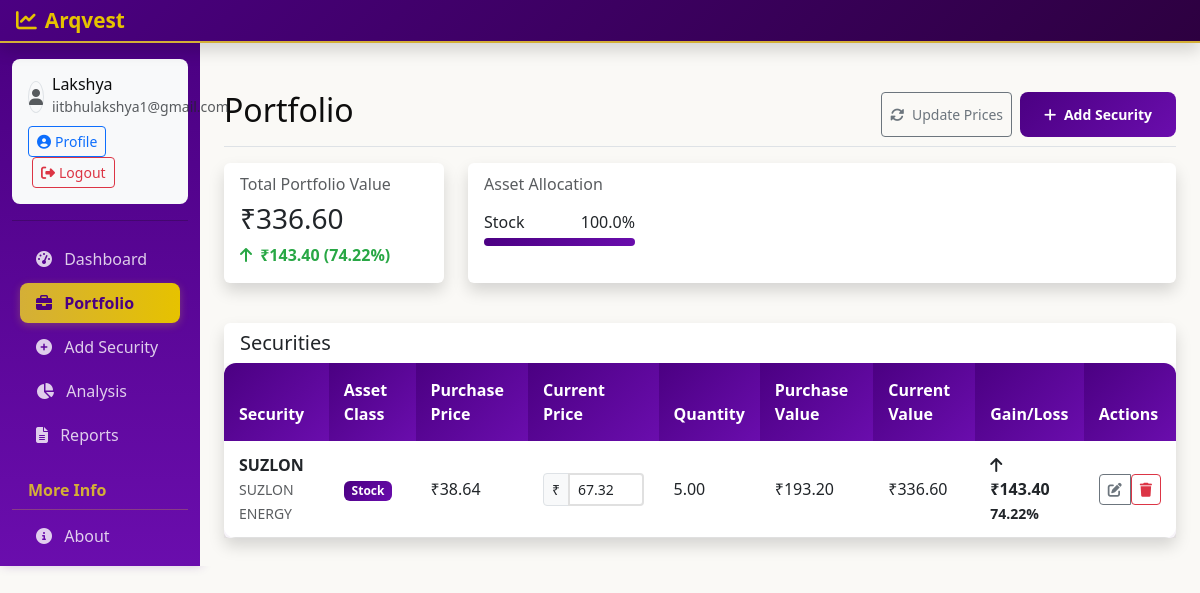
Page /portfolio (signed in) on the committed database.
### models.py (models this page shows, shortened)
class User(UserMixin, db.Model):
    id = db.Column(db.Integer, primary_key=True)
    name = db.Column(db.String(100), nullable=False)
    email = db.Column(db.String(120), unique=True, nullable=False)
    phone = db.Column(db.String(20), nullable=False)
    password_hash = db.Column(db.String(255), nullable=False)
    created_at = db.Column(db.DateTime, default=datetime.utcnow)
    updated_at = db.Column(db.DateTime, default=datetime.utcnow, onupdate=datetime.utcnow)
    securities = db.relationship('Security', backref='user', lazy=True, cascade='all, delete-orphan')
    portfolio_snapshots = db.relationship('PortfolioSnapshot', backref='user', lazy=True, cascade='all, delete-orphan')

class Security(db.Model):
    id = db.Column(db.Integer, primary_key=True)
    user_id = db.Column(db.Integer, db.ForeignKey('user.id'), nullable=False)
    ticker = db.Column(db.String(10), nullable=False)
    name = db.Column(db.String(100), nullable=False)
    asset_class = db.Column(db.String(50), nullable=False)
    purchase_price = db.Column(db.Float, nullable=False)
    current_price = db.Column(db.Float, nullable=False)
    quantity = db.Column(db.Float, nullable=False)
    purchase_date = db.Column(db.Date, nullable=False)
    sector = db.Column(db.String(50))
    country = db.Column(db.String(50))
    currency = db.Column(db.String(3), default="INR")
    notes = db.Column(db.Text)
    created_at = db.Column(db.DateTime, default=datetime.utcnow)
    updated_at = db.Column(db.DateTime, default=datetime.utcnow, onupdate=datetime.utcnow)
    @property
    def purchase_value(self):
        return self.purchase_price * self.quantity
    @property
    def current_value(self):
        return self.current_price * self.quantity
    @property
    def gain_loss(self):
        return self.current_value - self.purchase_value
    @property
    def gain_loss_percentage(self):
        if self.purchase_value == 0:
            return 0
        return (self.gain_loss / self.purchase_value) * 100

### routes.py (the view)
@app.route('/portfolio')
@login_required
def portfolio():
    securities = Security.query.filter_by(user_id=current_user.id).all()
    total_purchase_value = sum(sec.purchase_value for sec in securities)
    total_current_value = sum(sec.current_value for sec in securities)
    total_gain_loss = total_current_value - total_purchase_value
    total_gain_loss_percentage = (total_gain_loss / total_purchase_value * 100) if total_purchase_value > 0 else 0
    asset_allocation = {}
    if total_current_value > 0:
        for security in securities:
            asset_class = security.asset_class
            if asset_class in asset_allocation:
                asset_allocation[asset_class] += security.current_value
            else:
                asset_allocation[asset_class] = security.current_value
        for asset_class in asset_allocation:
            asset_allocation[asset_class] = (asset_allocation[asset_class] / total_current_value) * 100
    summary = {
        'total_securities': len(securities),
        'total_purchase_value': total_purchase_value,
        'total_current_value': total_current_value,
        'total_value': total_current_value,  # Alias for template compatibility
        'total_gain_loss': total_gain_loss,
        'total_gain_loss_percentage': total_gain_loss_percentage,
        'total_gain_loss_pct': total_gain_loss_percentage,  # Alias for template compatibility
        'asset_allocation': asset_allocation
    }
    return render_template('portfolio.html', securities=securities, summary=summary)

### templates/portfolio.html (shortened to what this page needs)
{% extends "layout.html" %}
{% block content %}
<div class="d-flex justify-content-between flex-wrap flex-md-nowrap align-items-center pt-3 pb-2 mb-3 border-bottom">
    <h1 class="h2">Portfolio</h1>
    <div class="btn-toolbar mb-2 mb-md-0">
        <div class="btn-group me-2">
            <button type="button" id="updatePricesBtn" class="btn btn-sm btn-outline-secondary">
                <i class="fas fa-sync-alt me-1"></i> Update Prices
            </button>
        </div>
        <a href="{{ url_for('add_security') }}" class="btn btn-sm btn-primary">
            <i class="fas fa-plus me-1"></i> Add Security
        </a>
    </div>
</div>
<div class="row mb-4">
    <div class="col-md-3 mb-3">
        <div class="card border-0 shadow h-100">
            <div class="card-body">
                <h6 class="card-subtitle mb-2 text-muted">Total Portfolio Value</h6>
                <h3 class="card-title">₹{{ "%.2f"|format(summary.total_value) }}</h3>
                <p class="card-text">
                    <span class="{% if summary.total_gain_loss >= 0 %}positive{% else %}negative{% endif %}">
                        <i class="fas {% if summary.total_gain_loss >= 0 %}fa-arrow-up{% else %}fa-arrow-down{% endif %} me-1"></i>
                        ₹{{ "%.2f"|format(summary.total_gain_loss) }}
                        ({{ "%.2f"|format(summary.total_gain_loss_pct) }}%)
                    </span>
                </p>
            </div>
        </div>
    </div>
    <div class="col-md-9 mb-3">
        <div class="card border-0 shadow h-100">
            <div class="card-body">
                <h6 class="card-subtitle mb-3 text-muted">Asset Allocation</h6>
                <div class="row">
                    {% for asset_class, percentage in summary.asset_allocation.items() %}
                        <div class="col-lg-3 col-md-4 col-6 mb-3">
                            <div class="d-flex justify-content-between mb-1">
                                <span>{{ asset_class }}</span>
                                <span>{{ "%.1f"|format(percentage) }}%</span>
                            </div>
                            <div class="progress" style="height: 8px;">
                                <div class="progress-bar asset-{{ asset_class|replace(' ', '-') }}" role="progressbar"
                                     style="width: {{ percentage }}%"
                                     aria-valuenow="{{ percentage }}" aria-valuemin="0" aria-valuemax="100"></div>
                            </div>
                        </div>
                    {% else %}
                        <div class="col-12">
                            <p class="text-muted">No assets in portfolio yet.</p>
                        </div>
                    {% endfor %}
                </div>
            </div>
        </div>
    </div>
</div>
<div class="card border-0 shadow mb-4">
    <div class="card-header bg-transparent border-0">
        <h5 class="mb-0">Securities</h5>
    </div>
    <div class="card-body p-0">
        <div class="table-responsive">
            <table class="table table-hover mb-0">
                <thead class="table-dark">
                    <tr>
                        <th>Security</th>
                        <th>Asset Class</th>
                        <th>Purchase Price</th>
                        <th>Current Price</th>
                        <th>Quantity</th>
                        <th>Purchase Value</th>
                        <th>Current Value</th>
                        <th>Gain/Loss</th>
                        <th>Actions</th>
                    </tr>
                </thead>
                <tbody>
                    {% for security in securities %}
                        <tr class="security-row" data-id="{{ security.id }}">
                            <td>
                                <strong>{{ security.ticker }}</strong><br>
                                <small class="text-muted">{{ security.name }}</small>
                            </td>
                            <td>
                                <span class="badge asset-{{ security.asset_class|replace(' ', '-') }}">{{ security.asset_class }}</span>
                            </td>
                            <td>₹{{ "%.2f"|format(security.purchase_price) }}</td>
                            <td>
                                <div class="input-group input-group-sm">
                                    <span class="input-group-text">₹</span>
                                    <input type="number" class="form-control form-control-sm current-price-input"
                                           value="{{ "%.2f"|format(security.current_price) }}"
                                           step="0.01" min="0">
                                </div>
                            </td>
                            <td>{{ "%.2f"|format(security.quantity) }}</td>
                            <td>₹{{ "%.2f"|format(security.purchase_value) }}</td>
                            <td>₹{{ "%.2f"|format(security.current_value) }}</td>
                            <td class="{% if security.gain_loss >= 0 %}positive{% else %}negative{% endif %}">
                                <i class="fas {% if security.gain_loss >= 0 %}fa-arrow-up{% else %}fa-arrow-down{% endif %} me-1"></i>
                                ₹{{ "%.2f"|format(security.gain_loss) }}<br>
                                <small>{{ "%.2f"|format(security.gain_loss_percentage) }}%</small>
                            </td>
                            <td>
                                <div class="btn-group">
                                    <a href="{{ url_for('edit_security', security_id=security.id) }}"
                                       class="btn btn-sm btn-outline-secondary"
                                       data-bs-toggle="tooltip" title="Edit Security">
                                        <i class="fas fa-edit"></i>
                                    </a>
                                    <form action="{{ url_for('delete_security', security_id=security.id) }}" method="post" class="d-inline">
                                        <button type="submit" class="btn btn-sm btn-outline-danger delete-security-btn"
                                                data-bs-toggle="tooltip" title="Delete Security">
                                            <i class="fas fa-trash"></i>
                                        </button>
                                    </form>
                                </div>
                            </td>
                        </tr>
                    {% endfor %}
                </tbody>
            </table>
        </div>
    </div>
</div>
{% endblock %}

### templates/layout.html (shortened to what this page needs)
<!DOCTYPE html>
<html lang="en">
<head>
    <link href="https://cdn.jsdelivr.net/npm/bootstrap@5.3.0/dist/css/bootstrap.min.css" rel="stylesheet">
    <link rel="stylesheet" href="https://cdnjs.cloudflare.com/ajax/libs/font-awesome/6.4.0/css/all.min.css">
    <link rel="stylesheet" href="{{ url_for('static', filename='css/custom.css') }}">
</head>
<body>
    <header class="navbar navbar-dark sticky-top flex-md-nowrap p-0 shadow">
        <a class="navbar-brand col-md-3 col-lg-2 me-0 px-3" href="{{ url_for('index') }}">
            <i class="fas fa-chart-line me-2"></i>Arqvest
        </a>
    </header>
    <div class="container-fluid">
        <div class="row">
            <nav id="sidebarMenu" class="col-md-3 col-lg-2 d-md-block sidebar collapse">
                <div class="position-sticky sidebar-sticky pt-3">
                    {% if current_user.is_authenticated %}
                    <div class="user-info mb-3 px-3">
                        <div class="d-flex align-items-center">
                            <div class="avatar-placeholder me-2">
                                <i class="fas fa-user text-muted"></i>
                            </div>
                            <div>
                                <h6 class="mb-0">{{ current_user.name }}</h6>
                                <small class="text-muted">{{ current_user.email }}</small>
                            </div>
                        </div>
                        <div class="mt-2">
                            <a href="{{ url_for('profile') }}" class="btn btn-sm btn-outline-primary">
                                <i class="fas fa-user-circle me-1"></i>Profile
                            </a>
                            <a href="{{ url_for('logout') }}" class="btn btn-sm btn-outline-danger ms-1">
                                <i class="fas fa-sign-out-alt me-1"></i>Logout
                            </a>
                        </div>
                    </div>
                    <hr class="my-3">
                    {% endif %}
                    <ul class="nav flex-column">
                        <li class="nav-item">
                            <a class="nav-link {{ 'active' if request.path == url_for('index') else '' }}"
                               href="{{ url_for('index') }}">
                                <i class="fas fa-tachometer-alt me-2"></i>
                                Dashboard
                            </a>
                        </li>
                        <li class="nav-item">
                            <a class="nav-link {{ 'active' if request.path == url_for('portfolio') else '' }}"
                               href="{{ url_for('portfolio') }}">
                                <i class="fas fa-briefcase me-2"></i>
                                Portfolio
                            </a>
                        </li>
                        <li class="nav-item">
                            <a class="nav-link {{ 'active' if request.path == url_for('add_security') else '' }}"
                               href="{{ url_for('add_security') }}">
                                <i class="fas fa-plus-circle me-2"></i>
                                Add Security
                            </a>
                        </li>
                        <li class="nav-item">
                            <a class="nav-link {{ 'active' if request.path == url_for('analysis') else '' }}"
                               href="{{ url_for('analysis') }}">
                                <i class="fas fa-chart-pie me-2"></i>
                                Analysis
                            </a>
                        </li>
                        <li class="nav-item">
                            <a class="nav-link {{ 'active' if request.path == url_for('reports') else '' }}"
                               href="{{ url_for('reports') }}">
                                <i class="fas fa-file-alt me-2"></i>
                                Reports
                            </a>
                        </li>
                    </ul>
                    <h6 class="sidebar-heading d-flex justify-content-between align-items-center px-3 mt-4 mb-1">
                        <span>More Info</span>
                    </h6>
                    <ul class="nav flex-column mb-2">
                        <li class="nav-item">
                            <a class="nav-link" href="#" data-bs-toggle="modal" data-bs-target="#aboutModal">
                                <i class="fas fa-info-circle me-2"></i>
                                About
                            </a>
                        </li>
                    </ul>
                </div>
            </nav>
            <main class="col-md-9 ms-sm-auto col-lg-10 px-md-4 main-content">
                {% block content %}{% endblock %}
            </main>
        </div>
    </div>
</body>
</html>

### rows in the picture
User: name "Lakshya", email "iitbhulakshya1@gmail.com"
Security: asset_class "Stock", percentage "100.0", ticker "SUZLON", name "SUZLON ENERGY", purchase_price "38.64", current_price "67.32", quantity "5.00", purchase_value "193.20", current_value "336.60", gain_loss "143.40", gain_loss_percentage "74.22"

### other values in the picture
{{ "%.2f"|format(summary.total_value) }} "336.60"
{{ "%.2f"|format(summary.total_gain_loss) }} "143.40"
{{ "%.2f"|format(summary.total_gain_loss_pct) }} "74.22"
